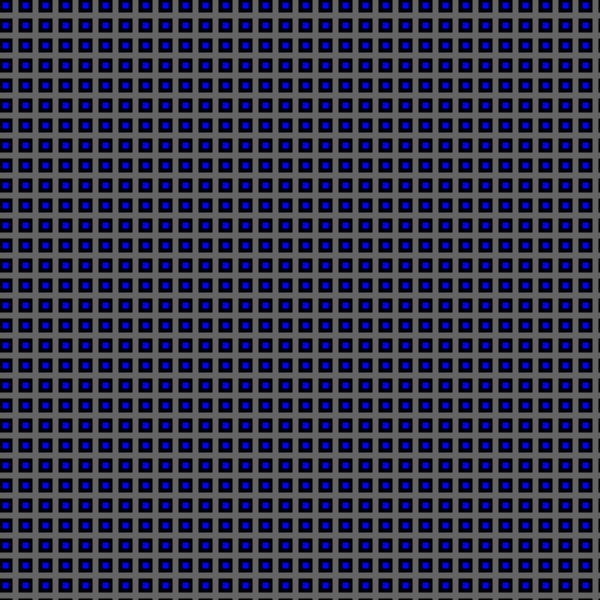
Frame 1 (no input)
Frame 60 (the mouse pressed at the canvas centre just before this capture): identical to frame 1, image omitted
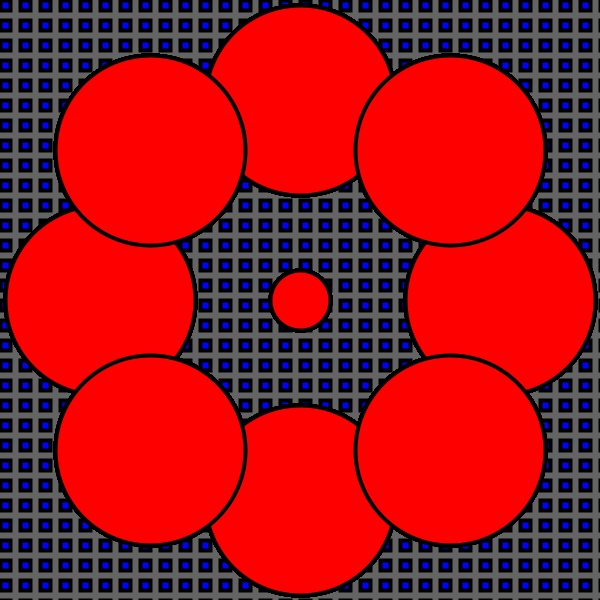
Frame 120 (the mouse held since frame 60 and released just before this capture)

The Processing sketch that drew these frames (run headless with seeded random() and noise(); from frame 60 on, the mouse is pressed at the canvas centre):

// Processing sketch: processing_134792
// ── processing_134792.pde

int x = 300;
int y = 300;
int i = 95;
void setup(){
  size(600, 600);
 ellipseMode(RADIUS);
 strokeWeight(4);
  smooth();
 background(100);
    for (int t = 0; t <= height; t += 20){
      for ( int r = 0; r <= width; r += 20){
        fill(0, 0, 255); 
       rect(r, t, 10, 10);
      }
    } 
  
}

void draw(){
  //all circles react together with center circle
  float d = dist(mouseX, mouseY, x, y);
  if(d < 30){
    if (mousePressed){
      fill(255, 0, 0);
    }else if(mouseButton == RIGHT){
    fill(255, 154, 3);
  
}else{
  fill(255);
}
    
    
  
    ellipse(x, y, 30, 30);
 //I don't understand why, when I add the for loop here, the center
//circle doesn't behave according to the if statement 
     //background(100);
     // for (int t = 0; t <= height; t += 20){
      //for ( int r = 0; r <= width; r += 20){
        //fill(0, 0, 255); 
       //rect(r, t, 10, 10);
   //   }
 //   } 

      
  ellipse(300, 100, i, i);
  ellipse(500, 300, i, i);
ellipse(450, 150, i, i);
ellipse(300, 500, i, i);
ellipse(100, 300, i, i);
ellipse(150, 150, i, i);
ellipse(150, 450, i, i);
ellipse(450, 450, i, i);
    } 
  
 //each circle is to change color individually
 //when hovered over and clicked on
 
 //colors draw continuously until previous command is drawn over it
  float g = dist(mouseX, mouseY, 300, 100); 
  if(g < i){
  fill(255, 44, 150);
  if(mousePressed){
    fill(20, 124, 24);
  }
  ellipse(300, 100, i, i);
}
  float h = dist(mouseX, mouseY, 450, 150);
  if(h < i){
    fill(216, 44, 255);
    if (mousePressed){
    fill(157, 160, 39);
    }
   ellipse(450, 150, i, i);
  } 
    
      float j = dist(mouseX, mouseY, 500, 300);
  if(j < i){
    fill(71, 44, 255);
    if (mousePressed){
    fill(160, 97, 39);
    }
     ellipse(500, 300, i, i);
  }
    
      float k = dist(mouseX, mouseY, 450, 450);
  if(k < i){
    fill(44, 246, 255);
    if (mousePressed){
    fill(160, 43, 39);
    }
    ellipse(450, 450, i, i);
  }
    
      float l = dist(mouseX, mouseY, 300, 500);
  if(l < i){
    fill(44, 255, 91);
    if (mousePressed){
    fill(39, 78, 160);
    }
    ellipse(300, 500, i, i);
  }
    
      float p = dist(mouseX, mouseY, 150, 450);
  if(p < i){
    fill(191, 255, 44);
    if (mousePressed){
    fill(113, 39, 160);
    }
    ellipse(150, 450, i, i);
  }
    
      float o = dist(mouseX, mouseY, 100, 300);
  if(o < i){
    fill(240, 255, 44);
    if (mousePressed){
    fill(140, 39, 97);
    }
    ellipse(100, 300, i, i);
  }
    
      float u = dist(mouseX, mouseY, 150, 150);
  if(u < i){
    fill(255, 44, 86);
    if (mousePressed){
    fill(39, 143, 160);
    }
    ellipse(150, 150, i, i);
  }
  }

  
